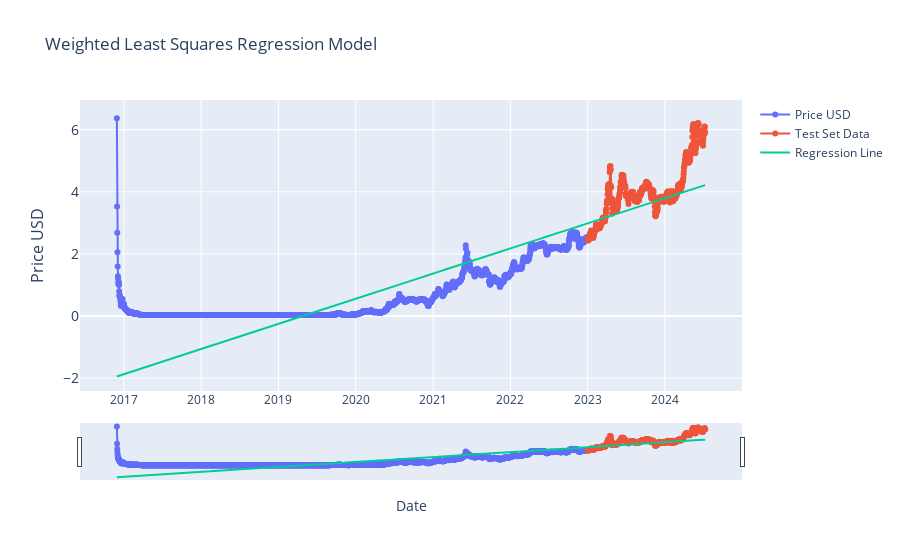

Notebook source saved alongside this figure:
### Markdown cell above
### ordinary_least_squares & weighted_least_squares (ML)

### Code cell
# Weighted Least Squares Estimator (3.2) - 
# Note: this makes OLS (above) redundant since you can adjust weighting to 1 in the 'weight' array

from sklearn.linear_model import LinearRegression
from sklearn.model_selection import train_test_split
import statsmodels.api as sm
import plotly.graph_objects as go
import pandas as pd
from ipywidgets import interact, DatePicker
import numpy as np


df = current_item.copy()

# Weights = determine the influence of data points in WLS; using weights of 1,1 yields OLS results (OLS has uniform weightings).

df['date_ordinal'] = df.index.map(pd.Timestamp.toordinal)
X = df['date_ordinal'].values.reshape(-1, 1)
y = df['price_usd'].values

weights = np.linspace(1, 10, len(X))

model_wls = sm.WLS(y, sm.add_constant(X), weights=weights).fit()
y_pred = model_wls.predict(sm.add_constant(X))

split_point = int(len(X) * 0.80)
X_train, X_test = X[:split_point], X[split_point:]
y_train, y_test = y[:split_point], y[split_point:]





start_date_picker = DatePicker(description='Start Date', value=df.index[0], disabled=False)
end_date_picker = DatePicker(description='End Date', value=df.index[-1], disabled=False)


interact(lambda start_date, end_date:
            plot_weighted_least_squares(df, start_date, end_date, y_pred, split_point, y_test),
            start_date=start_date_picker, end_date=end_date_picker)

### Figure 1 — Plotly figure (JSON) as saved in the notebook; plotly's stock layout.template omitted (floating-point values rounded to 4 significant figures; data arrays with more than 128 entries replaced by an {"elided": "..."} marker saying what was removed)
{"data": [{"mode": "lines+markers", "name": "Price USD", "type": "scatter", "x": {"elided": "2224 str values"}, "y": {"elided": "2780 float values"}}, {"mode": "lines+markers", "name": "Test Set Data", "type": "scatter", "x": {"elided": "556 str values"}, "y": {"elided": "556 float values"}}, {"mode": "lines", "name": "Regression Line", "type": "scatter", "x": {"elided": "2780 str values"}, "y": {"elided": "2780 float values"}}], "layout": {"showlegend": true, "title": {"text": "Weighted Least Squares Regression Model"}, "xaxis": {"rangeslider": {"visible": true}, "title": {"text": "Date"}, "type": "date"}, "yaxis": {"tickfont": {"size": 14}, "title": {"font": {"size": 16}, "text": "Price USD"}}}}
